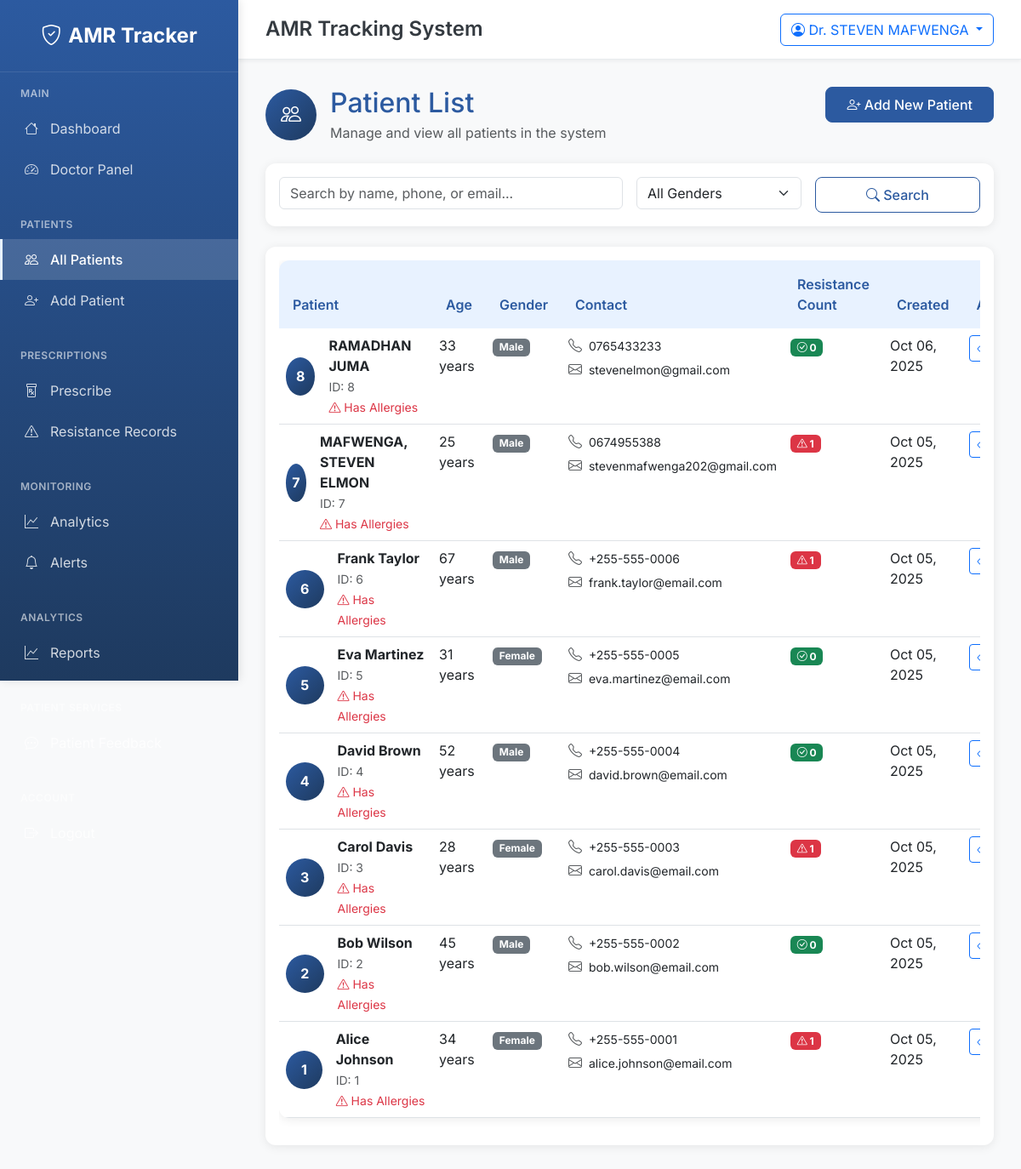
/patients/ (signed in), run on an earlier commit of the app's database.
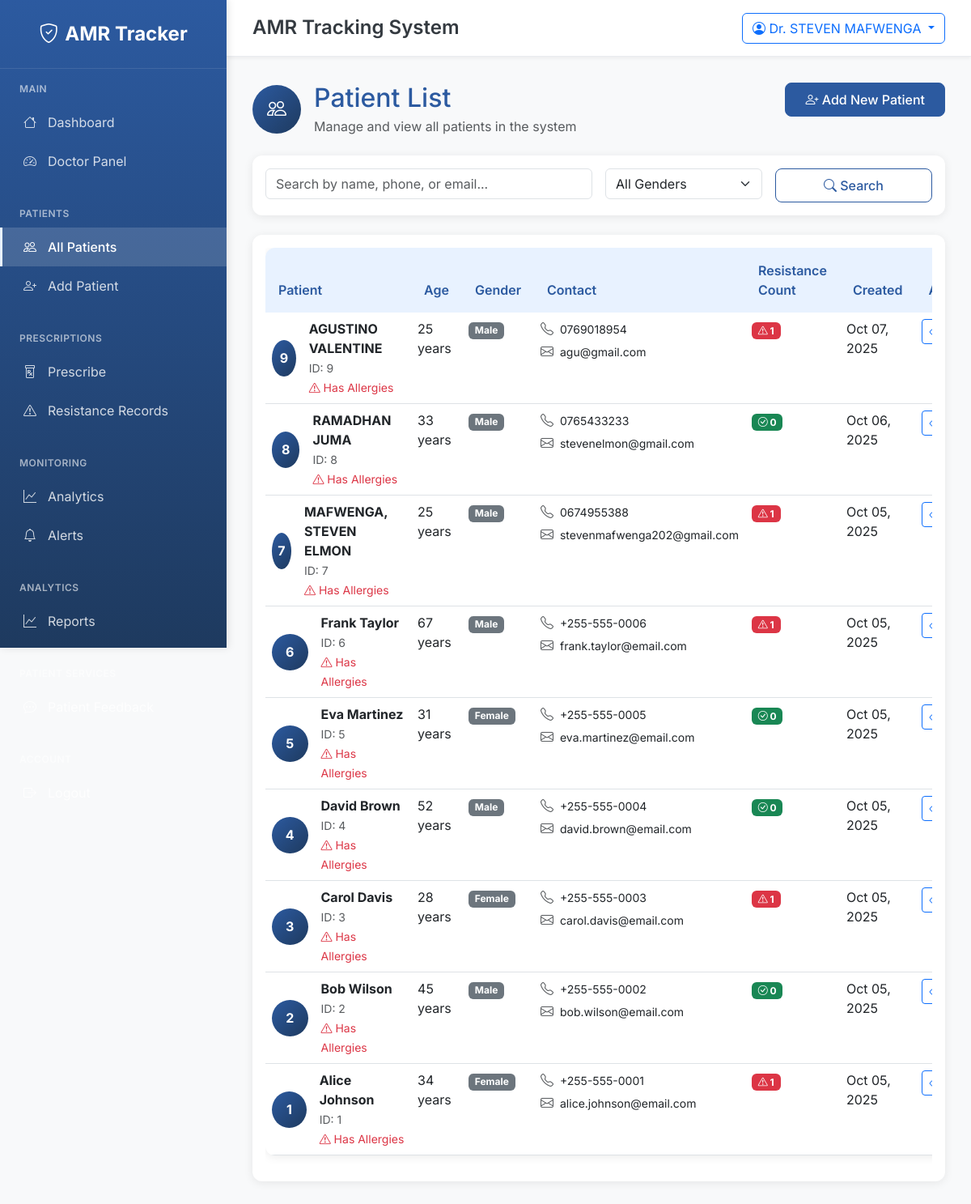
And on a later commit of the database.
### amr_core/models.py (models this page shows, shortened)
class Patient(models.Model):
    GENDER_CHOICES = [
        ('M', 'Male'),
        ('F', 'Female'),
        ('O', 'Other'),
    ]
    name = models.CharField(max_length=100)
    age = models.PositiveIntegerField(validators=[MinValueValidator(0), MaxValueValidator(150)])
    gender = models.CharField(max_length=1, choices=GENDER_CHOICES)
    phone = models.CharField(max_length=15, blank=True, null=True)
    email = models.EmailField(blank=True, null=True)
    medical_history = models.TextField(blank=True, null=True, help_text="JSON format or free text")
    allergies = models.TextField(blank=True, null=True)
    created_at = models.DateTimeField(auto_now_add=True)
    updated_at = models.DateTimeField(auto_now=True)
    class Meta:
        ordering = ['-created_at']
    def get_resistance_count(self):
        return self.resistancerecord_set.filter(result='resistant').count()

### amr_core/views.py (the view)
# urls.py: path('patients/', views.patient_list, name='patient_list'),
@login_required
def patient_list(request):
    search_form = PatientSearchForm(request.GET)
    patients = Patient.objects.all()
    if search_form.is_valid():
        search_query = search_form.cleaned_data.get('search_query')
        gender_filter = search_form.cleaned_data.get('gender_filter')
        if search_query:
            patients = patients.filter(
                Q(name__icontains=search_query) |
                Q(phone__icontains=search_query) |
                Q(email__icontains=search_query)
            )
        if gender_filter:
            patients = patients.filter(gender=gender_filter)
    paginator = Paginator(patients, 10)
    page_number = request.GET.get('page')
    page_obj = paginator.get_page(page_number)
    context = {
        'page_obj': page_obj,
        'search_form': search_form,
    }
    return render(request, 'amr_core/patient_list.html', context)

### amr_core/forms.py
class PatientSearchForm(forms.Form):
    search_query = forms.CharField(
        max_length=100,
        required=False,
        widget=forms.TextInput(attrs={
            'class': 'form-control',
            'placeholder': 'Search by name, phone, or email...'
        })
    )
    gender_filter = forms.ChoiceField(
        choices=[('', 'All Genders')] + Patient.GENDER_CHOICES,
        required=False,
        widget=forms.Select(attrs={
            'class': 'form-select'
        })
    )

### amr_core/templates/amr_core/patient_list.html (shortened to what the changed rows need)
{% extends 'amr_core/base.html' %}
{% block content %}
<div class="row mb-4">
    <div class="col-lg-8">
        <div class="d-flex align-items-center">
            <div>
                <h1 class="h2 mb-1 text-hospital-primary">Patient List</h1>
            </div>
        </div>
    </div>
</div>
<div class="card">
    <div class="card-body">
        {% if page_obj %}
            <div class="table-responsive">
                <table class="table table-hospital">
                    <thead>
                        <tr>
                            <th>Patient</th>
                            <th>Age</th>
                            <th>Gender</th>
                            <th>Contact</th>
                            <th>Resistance Count</th>
                            <th>Created</th>
                            <th>Actions</th>
                        </tr>
                    </thead>
                    <tbody>
                        {% for patient in page_obj %}
                        <tr>
                            <td>
                                <div class="d-flex align-items-center">
                                    <div class="bg-hospital-primary rounded-circle d-flex align-items-center justify-content-center me-3" style="width: 45px; height: 45px;">
                                        <span class="text-white fw-bold">{{ patient.id }}</span>
                                    </div>
                                    <div>
                                        <strong>{{ patient.name }}</strong>
                                        <br><small class="text-muted">ID: {{ patient.id }}</small>
                                        {% if patient.allergies %}
                                            <br><small class="text-danger">
                                                <i class="bi bi-exclamation-triangle"></i> Has Allergies
                                            </small>
                                        {% endif %}
                                    </div>
                                </div>
                            </td>
                            <td>{{ patient.age }} years</td>
                            <td>
                                <span class="badge bg-secondary">{{ patient.get_gender_display }}</span>
                            </td>
                            <td>
                                {% if patient.phone %}
                                    <div class="d-flex align-items-center mb-1">
                                        <i class="bi bi-telephone text-muted me-2"></i>
                                        <span class="small">{{ patient.phone }}</span>
                                    </div>
                                {% endif %}
                                {% if patient.email %}
                                    <div class="d-flex align-items-center">
                                        <i class="bi bi-envelope text-muted me-2"></i>
                                        <span class="small">{{ patient.email }}</span>
                                    </div>
                                {% endif %}
                            </td>
                            <td>
                                {% with count=patient.get_resistance_count %}
                                    {% if count > 0 %}
                                        <span class="badge bg-danger">
                                            <i class="bi bi-exclamation-triangle"></i> {{ count }}
                                        </span>
                                    {% else %}
                                        <span class="badge bg-success">
                                            <i class="bi bi-check-circle"></i> 0
                                        </span>
                                    {% endif %}
                                {% endwith %}
                            </td>
                            <td>{{ patient.created_at|date:"M d, Y" }}</td>
                            <td>
                                <div class="btn-group" role="group">
                                    <a href="{% url 'patient_detail' patient.id %}" class="btn btn-sm btn-outline-primary" data-bs-toggle="tooltip" title="View Details">
                                        <i class="bi bi-eye"></i>
                                    </a>
                                </div>
                            </td>
                        </tr>
                        {% endfor %}
                    </tbody>
                </table>
            </div>
        {% endif %}
    </div>
</div>
{% endblock %}

What changed in the data, as far as the page shows it:
added Patient: id "9", name "AGUSTINO VALENTINE", allergies "BEANS" (drawn), age "25", gender "Male", phone "0769018954", email "agu@gmail.com", get_resistance_count "1", created_at "Oct 07, 2025"
